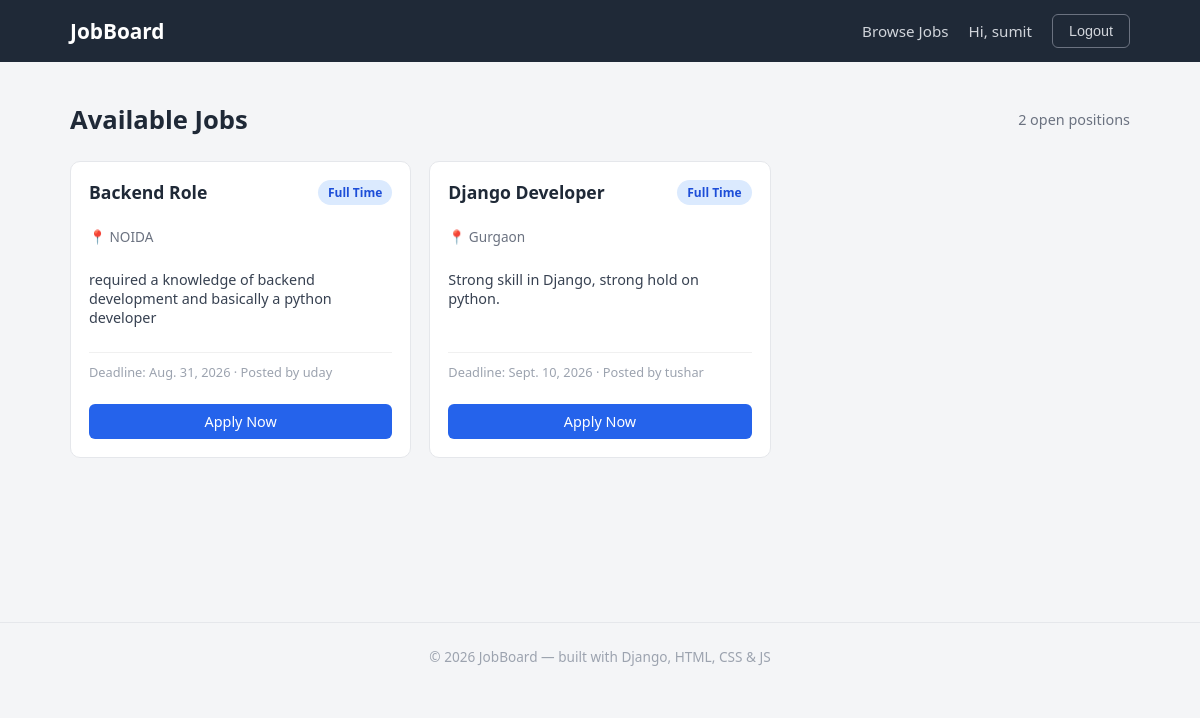
Page /jobs/ (signed in) on the committed database.
### jobs/models.py (models this page shows, shortened)
class JobPost(models.Model):
    JOB_TYPES = [
        ("FULL_TIME", "Full Time"),
        ("PART_TIME", "Part Time"),
        ("INTERNSHIP", "Internship"),
    ]
    title = models.CharField(max_length=200)
    description = models.TextField()
    location = models.CharField(max_length=100)
    job_type = models.CharField(
        max_length=20,
        choices=JOB_TYPES
    )
    salary = models.CharField(max_length=100)
    skills = models.CharField(max_length=300)
    deadline = models.DateField()
    posted_by = models.ForeignKey(
        User,
        on_delete=models.CASCADE,
        related_name="job_posts"
    )
    created_at = models.DateTimeField(auto_now_add=True)

### jobs/views.py (the view)
# urls.py: 2. Add a URL to urlpatterns:  path('', views.home, name='home')
def home(request):
    jobs = JobPost.objects.all()
    return render(request, 'jobs/home.html', {'jobs': jobs})

### jobs/templates/jobs/home.html (shortened to what this page needs)
{% extends 'jobs/base.html' %}
{% block content %}
<div class="page-header">
    <h2>Available Jobs</h2>
    <span class="count-badge">{{ jobs|length }} open position{{ jobs|length|pluralize }}</span>
</div>
<div class="job-grid">
    {% for job in jobs %}
        <div class="job-card">
            <div class="job-card-top">
                <h3>{{ job.title }}</h3>
                <span class="job-type-badge">{{ job.get_job_type_display }}</span>
            </div>
            <p class="job-location">📍 {{ job.location }}</p>
            <p class="job-desc">{{ job.description|truncatewords:20 }}</p>
            <p class="job-meta">Deadline: {{ job.deadline }} · Posted by {{ job.posted_by }}</p>
            {% if user.is_authenticated and user.profile.role == 'seeker' %}
                <a href="{% url 'apply_job' job.id %}" class="btn btn-primary" style="margin-top:10px; text-align:center;">Apply Now</a>
            {% endif %}
        </div>
    {% empty %}
        <div class="alert alert-info">No jobs posted yet. Check back soon!</div>
    {% endfor %}
</div>
{% endblock %}

### jobs/templates/jobs/base.html (shortened to what this page needs)
{% load static %}
<!DOCTYPE html>
<html lang="en">
<head>
    <link rel="stylesheet" href="{% static 'jobs/css/style.css' %}">
</head>
<body>
    <nav class="navbar">
        <div class="container">
            <a href="{% url 'home' %}" class="navbar-brand">JobBoard</a>
            <div class="nav-links">
                <a href="{% url 'home' %}">Browse Jobs</a>
                {% if user.is_authenticated %}
                    <span>Hi, {{ user.username }}</span>
                    <form method="POST" action="{% url 'logout' %}" style="display:inline;">
                        <button type="submit" class="btn btn-outline">Logout</button>
                    </form>
                {% else %}
                    <a href="{% url 'login' %}" class="btn btn-primary">Login</a>
                    <a href="{% url 'signup' %}" class="btn btn-outline">Sign Up</a>
                {% endif %}
            </div>
        </div>
    </nav>
    <main>
        <div class="container">
            {% block content %}{% endblock %}
        </div>
    </main>
    <footer>
        &copy; {% now "Y" %} JobBoard — built with Django, HTML, CSS &amp; JS
    </footer>
</body>
</html>

### jobs/static/jobs/css/style.css (style rules this page uses)
* { box-sizing: border-box; }
body { margin: 0; font-family: 'Segoe UI', Arial, sans-serif; background-color: #f4f5f7; color: #1f2937; }
a { text-decoration: none; color: inherit; }
.navbar { background-color: #1f2937; padding: 14px 0; }
.navbar .container { display: flex; justify-content: space-between; align-items: center; }
.navbar-brand { color: #fff; font-size: 1.3rem; font-weight: 700; }
.nav-links { display: flex; align-items: center; gap: 20px; }
.nav-links a, .nav-links span { color: #d1d5db; font-size: 0.95rem; }
.btn { padding: 8px 16px; border-radius: 6px; border: none; cursor: pointer; font-size: 0.9rem; font-weight: 500; }
.btn-outline { background: transparent; border: 1px solid #6b7280; color: #d1d5db; }
.btn-primary { background-color: #2563eb; color: #fff; }
.container { max-width: 1100px; margin: 0 auto; padding: 0 20px; }
main { padding: 40px 0; min-height: 70vh; }
.page-header { display: flex; justify-content: space-between; align-items: center; margin-bottom: 24px; }
.page-header h2 { margin: 0; font-size: 1.6rem; }
.count-badge { color: #6b7280; font-size: 0.9rem; }
.job-grid { display: grid; grid-template-columns: repeat(auto-fill, minmax(280px, 1fr)); gap: 18px; }
.job-card { background: #fff; border: 1px solid #e5e7eb; border-radius: 10px; padding: 18px; display: flex; flex-direction: column; transition: box-shadow 0.15s ease, transform 0.15s ease; }
.job-card-top { display: flex; justify-content: space-between; align-items: flex-start; margin-bottom: 8px; }
.job-card-top h3 { margin: 0; font-size: 1.1rem; }
.job-type-badge { background-color: #dbeafe; color: #1d4ed8; font-size: 0.75rem; font-weight: 600; padding: 4px 10px; border-radius: 20px; white-space: nowrap; }
.job-location { color: #6b7280; font-size: 0.85rem; margin-bottom: 10px; }
.job-desc { font-size: 0.9rem; color: #374151; flex-grow: 1; margin-bottom: 12px; }
.job-meta { font-size: 0.8rem; color: #9ca3af; border-top: 1px solid #f0f0f0; padding-top: 10px; }
footer { text-align: center; padding: 24px 0; color: #9ca3af; font-size: 0.85rem; border-top: 1px solid #e5e7eb; }

### rows in the picture
JobPost: title "Backend Role", job_type "Full Time", location "NOIDA", description "required a knowledge of backend development and basically a python developer", deadline "Aug. 31, 2026", posted_by "uday"
JobPost: title "Django Developer", job_type "Full Time", location "Gurgaon", description "Strong skill in Django, strong hold on python.", deadline "Sept. 10, 2026", posted_by "tushar"

### other values in the picture
{{ user.username }} "sumit"
{{ jobs|length }} "2"
